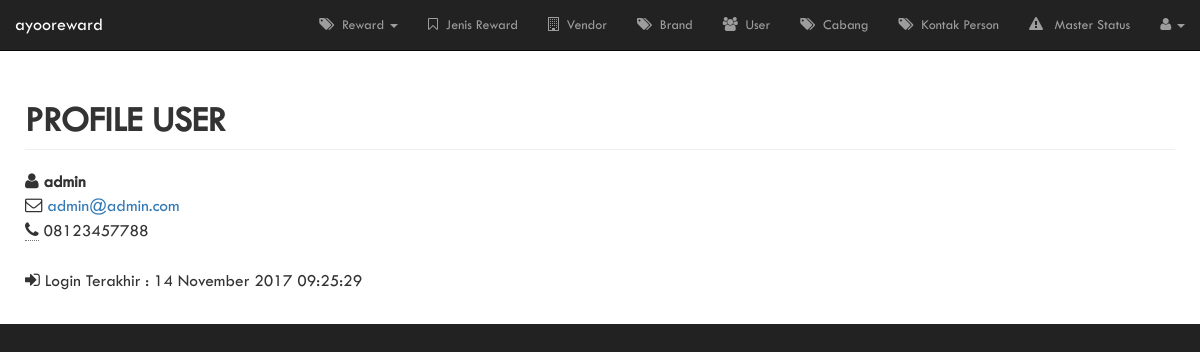
Page /profile.php (signed in) on the earlier database version.
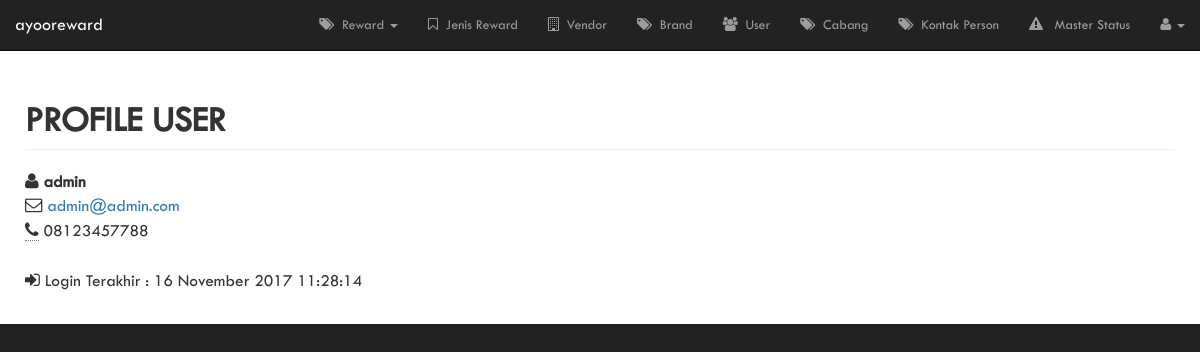
Same page on the later database version.
### tables this page shows
CREATE TABLE `db_user` (
  `kode` int(11) NOT NULL,
  `id_cabang` int(11) NOT NULL,
  `name` varchar(50) NOT NULL,
  `email` varchar(50) NOT NULL,
  `telp` varchar(12) NOT NULL,
  `username` varchar(20) NOT NULL,
  `password` varchar(100) NOT NULL,
  `jabatan` varchar(20) NOT NULL DEFAULT 'user',
  `status` int(11) NOT NULL,
  `isDelete` int(11) NOT NULL DEFAULT '0',
  `last_login` datetime NOT NULL,
  `created_at` datetime NOT NULL,
  `updated_at` datetime NOT NULL
);

### profile.php (the view, shortened to what this page needs)
<!DOCTYPE html>
<html lang="en">
<head>
    <link href="css/bootstrap.min.css" rel="stylesheet">
    <link href="css/sb-admin.css" rel="stylesheet">
    <link href="font-awesome/css/font-awesome.min.css" rel="stylesheet" type="text/css">
    <link href="//cdn.datatables.net/1.10.15/css/jquery.dataTables.min.css" rel="stylesheet" type="text/css">
    <link rel="stylesheet" href="sweetalert/dist/sweetalert.css">
</head>
<body>
    <nav class="navbar navbar-inverse navbar-fixed-top" role="navigation">
        <?php require 'profile-navigation.php'; ?>
    </nav>
    <div id="page-wrapper">
        <div class="container-fluid">
            <div class="row">
                <div class="col-lg-12">
                    <h1 class="page-header">
                        <strong>PROFILE USER</strong>
                    </h1>
                </div>
            </div>
            <?php
                require './connection.php';
                $name = $email = $telp = $lastlogin = "";
                $sql = "SELECT name, email, telp, username, status, last_login, created_at, updated_at "
                     . "FROM db_user "
                     . "Where status = 1 AND username = '$usernamelogin'";
                $result = $con->query($sql);
                if ($result->num_rows > 0) {
                    $row = $result->fetch_assoc();
                    $temp = explode(" ", $row['last_login']);
                    $lastlogin = tanggal_indo($temp[0]) . " " . $temp[1];
                    $name = $row['name'];
                    $email = $row['email'];
                    $telp = $row['telp'];
                } else {
                }
            ?>
            <div class="row">
                <div class="col-lg-12" style="font-size: 13pt;">
                    <address>
                        <strong><i class="fa fa-user"></i> <?php echo $name; ?></strong><br>
                        <i class="fa fa-envelope-o"></i> <a href="mailto:#"><?php echo $email;?></a><br>
                        <abbr title="Telp / No Handphone"><i class="fa fa-phone"></i></abbr> <?php echo $telp;?><br /><br />
                        <i class="fa fa-sign-in"></i> <span>Login Terakhir : </span> <?php echo $lastlogin;?>
                    </address>
                </div>
            </div>
            <div class="row">
                <div class="col-lg-12">
                </div>
            </div>
        </div>
    </div>
</body>
</html>

Differences in the rows shown:
changed db_user "admin": last_login "14 November 2017 09:25:29" → "16 November 2017 11:28:14"
